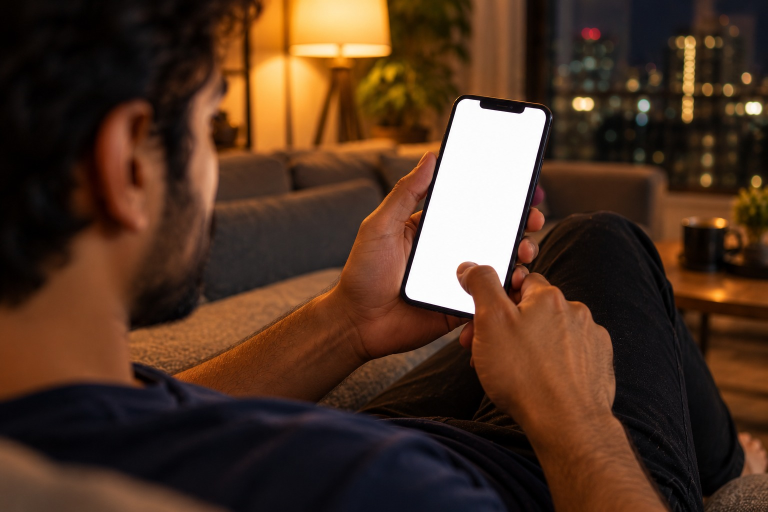
#> input picture gr-builder-pitch/assets/photos/03-thumb-tap.jpg, 1536 x 1024 px, given as the content of the folder ../assets/photos/03-thumb-tap.jpg, which was not available (shown at 1/2 size)
$ python popscan.py ../assets/photos/03-thumb-tap.jpg ../assets/photos/03b-thumb-tap-tall.jpg
#> lines starting #> are read from the running program, lines starting #| are printed output that depends on the picture; pictures that were not available may be replaced by others from this repository, and a replacement may not be noted
"""Scan rendered frames for single-frame pops: frame i differs from both neighbours while i-1 and i+1 agree.
Cuts (scene boundaries) are expected changes and are listed separately.
    python tools/popscan.py frames/16x9 out/qa/pops-16x9.txt"""
import json
import sys
from pathlib import Path

import numpy as np
from PIL import Image

src, report = Path(sys.argv[1]), Path(sys.argv[2])
files = sorted(src.glob("*.jpg"))
small = lambda f: np.asarray(Image.open(f).convert("L").resize((240, 135) if Image.open(f).width > Image.open(f).height else (135, 240)), dtype=np.float32)
prev2 = prev = None; d_prev = 0.0
pops, jumps = [], []
for i, f in enumerate(files):
    cur = small(f)
    if prev is not None:
        d = float(np.abs(cur - prev).mean())
        if d > 12:
            jumps.append((i, round(d, 1)))
        if prev2 is not None:
            skip = float(np.abs(cur - prev2).mean())
            # i-1 is a pop when it jumps away from both neighbours that agree with each other
            if d_prev > 6 and d > 6 and skip < .35 * min(d_prev, d):
                pops.append((i - 1, round(d_prev, 1), round(d, 1), round(skip, 1)))
        d_prev = d
    prev2, prev = prev, cur
#> this loop made 1 pass
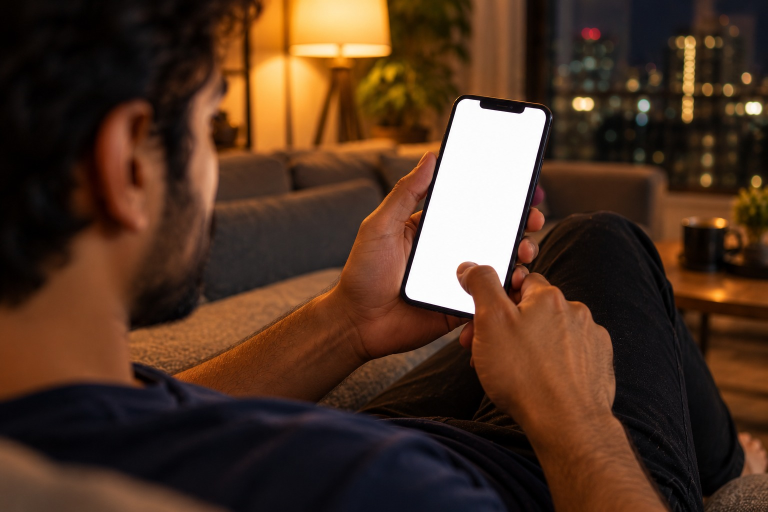
#> input picture gr-builder-pitch/assets/photos/03-thumb-tap.jpg, 1536 x 1024 px, given as the content of the folder ../assets/photos/03-thumb-tap.jpg, which was not available (shown at 1/2 size)
#> pass 1, `cur = small(f)`:
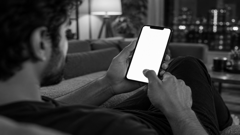
#> cur: shape (135, 240) float32; min 0, max 255, mean 59.1
#> after the loop, jumps = []; pops = []
report.parent.mkdir(parents=True, exist_ok=True)
report.write_text(json.dumps({"frames": len(files), "single_frame_pops": pops, "large_changes_(cuts)": jumps}, indent=1))
print(f"{src}: {len(files)} frames, {len(pops)} single-frame pops, {len(jumps)} large changes")
#| ../assets/photos/03-thumb-tap.jpg: 1 frames, 0 single-frame pops, 0 large changes
for p in pops:
    print("  pop at frame", p[0], f"t={p[0] / 60:.3f}", p[1:])
#> this loop made 0 passes

$ run again, on gr-builder-pitch/assets/photos/03b-thumb-tap-tall.jpg
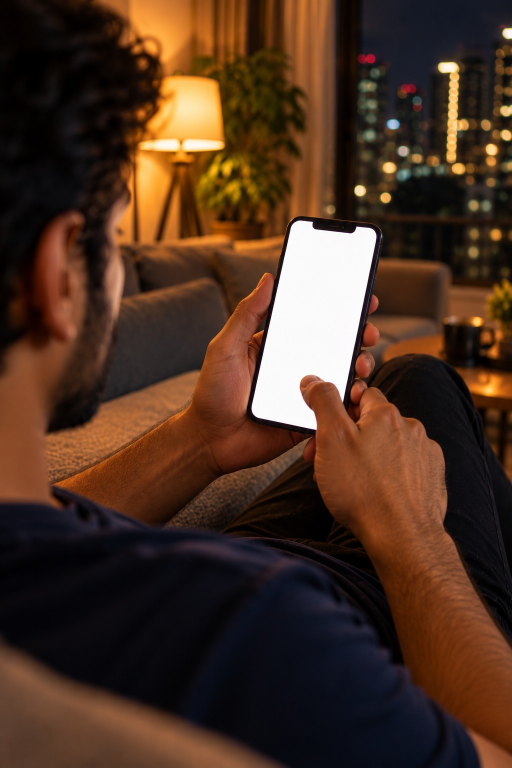
#> input picture gr-builder-pitch/assets/photos/03b-thumb-tap-tall.jpg, 1024 x 1536 px, given as the content of the folder ../assets/photos/03b-thumb-tap-tall.jpg, which was not available (shown at 1/2 size)
#> the loop `for i, f in enumerate(files):` made 1 pass
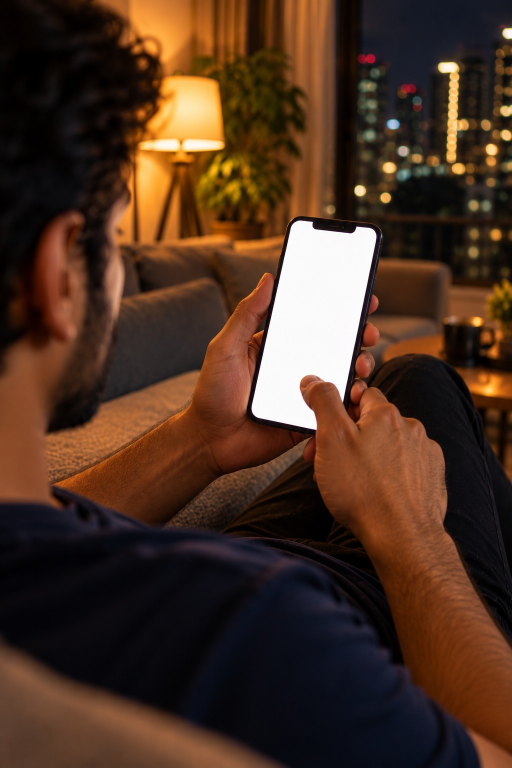
#> input picture gr-builder-pitch/assets/photos/03b-thumb-tap-tall.jpg, 1024 x 1536 px, given as the content of the folder ../assets/photos/03b-thumb-tap-tall.jpg, which was not available (shown at 1/2 size)
#> pass 1, `cur = small(f)`:
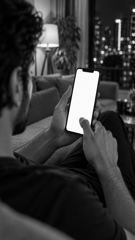
#> cur: shape (240, 135) float32; min 0, max 255, mean 56.5
#> after the loop `for i, f in enumerate(files):`: jumps = []
#| ../assets/photos/03b-thumb-tap-tall.jpg: 1 frames, 0 single-frame pops, 0 large changes
